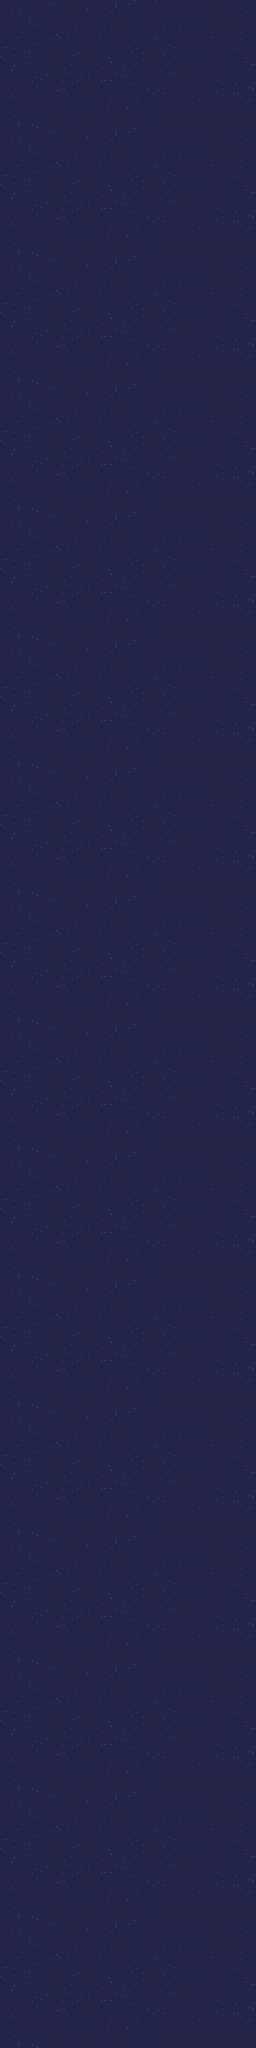

This is a level from a 2D game, rendered from its Tiled map with the project's own tilesets. A one-line summary and the map file follow, with tile-layer data summarised:
An orthogonal 64x512 tile map with 8x8 px tiles, 1 tile layer (bg_b_map) and 10 objects (10x TiledEnemy).

<map version="1.10" tiledversion="1.11.2" orientation="orthogonal" renderorder="right-down" width="64" height="512" tilewidth="8" tileheight="8" infinite="0" nextlayerid="3" nextobjectid="26">
 <tileset firstgid="1" name="bg" tilewidth="8" tileheight="8" tilecount="2048" columns="64">
  <image source="stars.png" width="512" height="256" />
 </tileset>
 <layer id="1" name="bg_b_map" width="64" height="512">
  <data>[32768 cells, 32768 non-empty, 2048 distinct tile ids]</data>
 </layer>
 <objectgroup id="2" name="EnemyLayer">
  <object id="4" name="Popcorn" type="TiledEnemy" x="178.328" y="3929.59" width="8" height="8">
   <properties>
    <property name="enemy_type" type="int" value="0" />
    <property name="exportName" type="bool" value="true" />
    <property name="exportPosition" type="bool" value="true" />
   </properties>
  </object>
  <object id="15" name="Popcorn" type="TiledEnemy" x="274" y="3898" width="8" height="8">
   <properties>
    <property name="enemy_type" type="int" value="1" />
    <property name="exportName" type="bool" value="true" />
    <property name="exportPosition" type="bool" value="true" />
   </properties>
  </object>
  <object id="17" name="Popcorn" type="TiledEnemy" x="111" y="3998" width="8" height="8">
   <properties>
    <property name="enemy_type" type="int" value="0" />
    <property name="exportName" type="bool" value="true" />
    <property name="exportPosition" type="bool" value="true" />
   </properties>
  </object>
  <object id="18" name="Popcorn" type="TiledEnemy" x="158" y="3866.5" width="8" height="8">
   <properties>
    <property name="enemy_type" type="int" value="1" />
    <property name="exportName" type="bool" value="true" />
    <property name="exportPosition" type="bool" value="true" />
   </properties>
  </object>
  <object id="19" name="Popcorn" type="TiledEnemy" x="109.5" y="3893" width="8" height="8">
   <properties>
    <property name="enemy_type" type="int" value="1" />
    <property name="exportName" type="bool" value="true" />
    <property name="exportPosition" type="bool" value="true" />
   </properties>
  </object>
  <object id="20" name="Popcorn" type="TiledEnemy" x="218" y="3874" width="8" height="8">
   <properties>
    <property name="enemy_type" type="int" value="1" />
    <property name="exportName" type="bool" value="true" />
    <property name="exportPosition" type="bool" value="true" />
   </properties>
  </object>
  <object id="22" name="Popcorn" type="TiledEnemy" x="264" y="3946.33" width="8" height="8">
   <properties>
    <property name="enemy_type" type="int" value="0" />
    <property name="exportName" type="bool" value="true" />
    <property name="exportPosition" type="bool" value="true" />
   </properties>
  </object>
  <object id="23" name="Popcorn" type="TiledEnemy" x="201" y="3964.67" width="8" height="8">
   <properties>
    <property name="enemy_type" type="int" value="0" />
    <property name="exportName" type="bool" value="true" />
    <property name="exportPosition" type="bool" value="true" />
   </properties>
  </object>
  <object id="24" name="Popcorn" type="TiledEnemy" x="120.333" y="3950" width="8" height="8">
   <properties>
    <property name="enemy_type" type="int" value="0" />
    <property name="exportName" type="bool" value="true" />
    <property name="exportPosition" type="bool" value="true" />
   </properties>
  </object>
  <object id="25" name="Popcorn" type="TiledEnemy" x="146.667" y="3914.67" width="8" height="8">
   <properties>
    <property name="enemy_type" type="int" value="0" />
    <property name="exportName" type="bool" value="true" />
    <property name="exportPosition" type="bool" value="true" />
   </properties>
  </object>
 </objectgroup>
</map>
